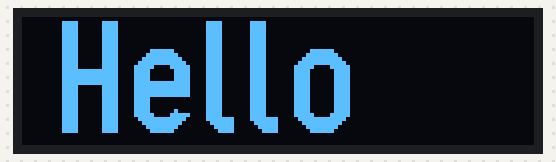
Recording of a sketch running on a simulated Arduino Uno, built with avr-gcc and run on an emulated ATmega328P. On the bench: 128×32 one-colour display.

Above: at 0.1 s.

The sketch:

OLED.ino
```cpp
#include <Arduino.h>
#include <U8g2lib.h>
#include <SPI.h>
#include <Wire.h>

U8G2_SSD1306_128X32_UNIVISION_F_HW_I2C u8g2(U8G2_R0);

void setup() {
  u8g2.begin();
  Serial.begin(9600);
}

void loop() {
  u8g2.clearBuffer();
  u8g2.setFont(u8g2_font_logisoso28_tr);
  u8g2.drawStr(8,29,"Hello");
  u8g2.sendBuffer();
  delay(3000);
}
```
